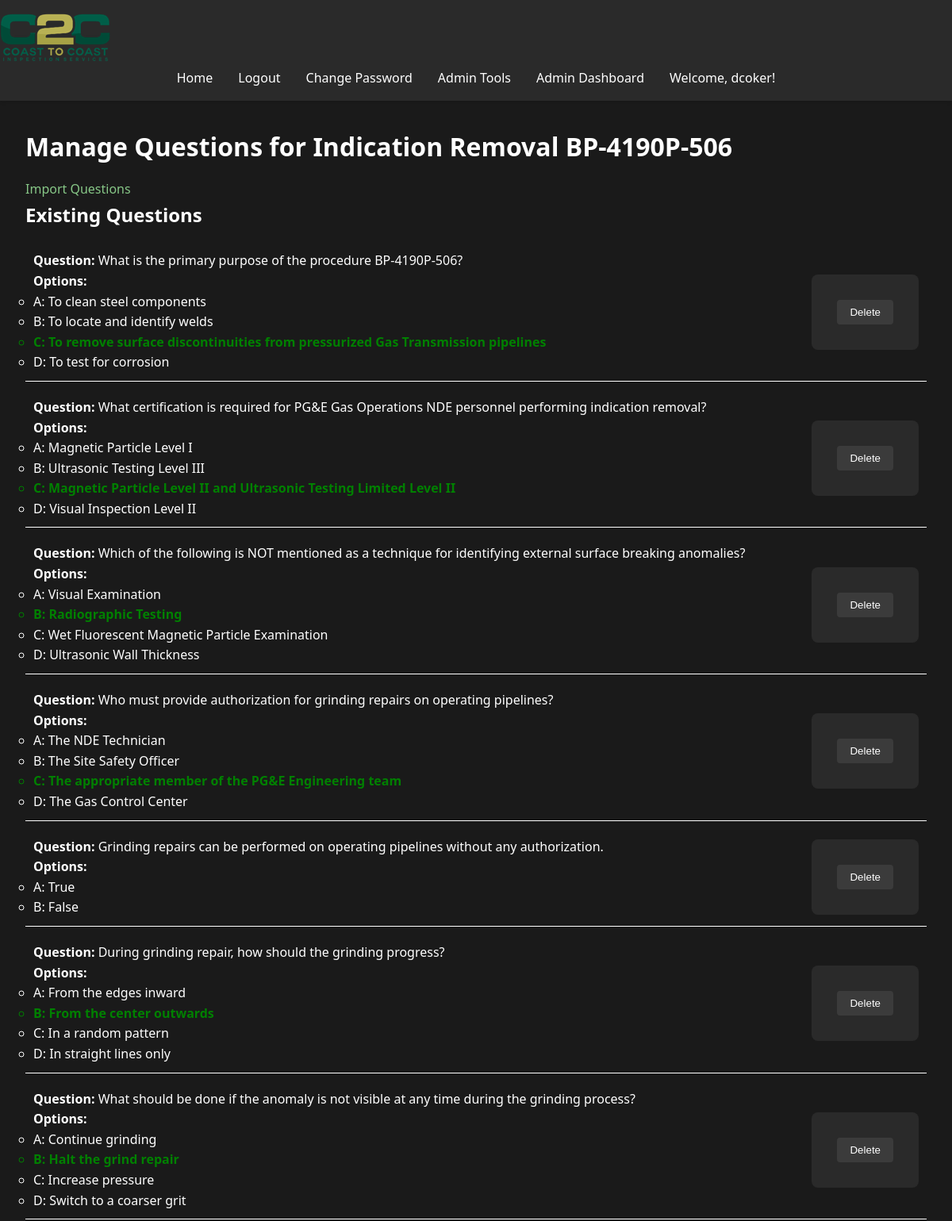
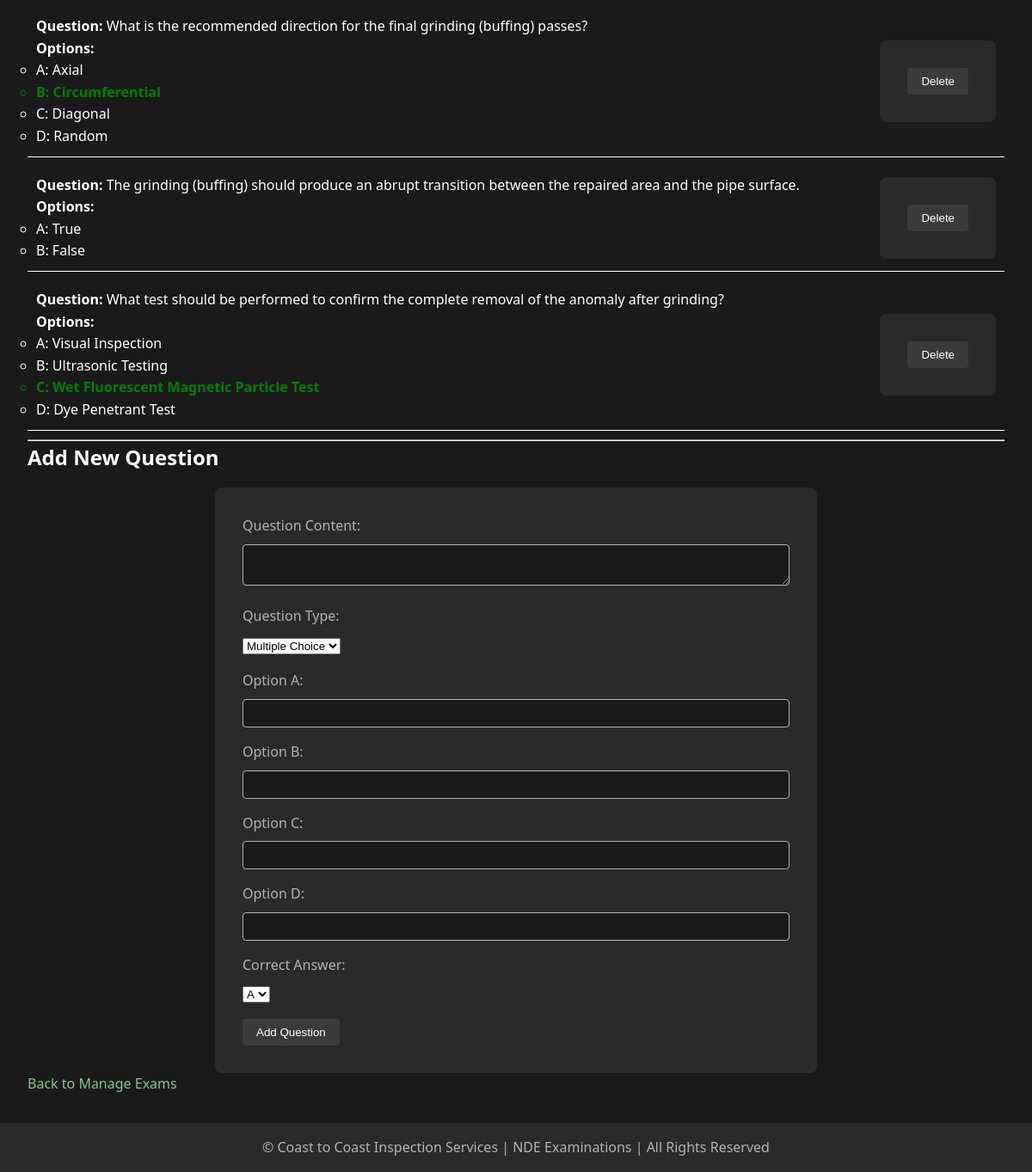
Screenshot of /admin/manage_questions/2 (signed in) with the database file from the repository (2 pictures, top to bottom).
### models.py (models this page shows, shortened)
class User(UserMixin, db.Model):
    id = db.Column(db.Integer, primary_key=True)
    username = db.Column(db.String(80), unique=True, nullable=False)
    password = db.Column(db.String(120), nullable=False)
    is_admin = db.Column(db.Boolean, default=False)
    exam_results = db.relationship('ExamResult', back_populates='user', lazy=True, cascade="all, delete-orphan")
    accesses = db.relationship('ExamAccess', back_populates='user', lazy=True, cascade="all, delete-orphan")
    access_requests = db.relationship('ExamAccessRequest', back_populates='user', lazy=True, cascade="all, delete-orphan")

class Exam(db.Model):
    __tablename__ = 'exam'
    id = db.Column(db.Integer, primary_key=True)
    title = db.Column(db.String(100), nullable=False)
    question_count = db.Column(db.Integer, nullable=False, default=10)
    exam_results = relationship('ExamResult', back_populates='exam', cascade='all, delete-orphan')
    questions = relationship('Question', back_populates='exam', cascade='all, delete-orphan')
    accesses = db.relationship('ExamAccess', back_populates='exam', lazy=True, cascade="all, delete-orphan")
    access_requests = db.relationship('ExamAccessRequest', back_populates='exam', lazy=True, cascade="all, delete-orphan")

class Question(db.Model):
    __tablename__ = 'question'
    id = db.Column(db.Integer, primary_key=True)
    content = db.Column(db.String(500), nullable=False)
    option_a = db.Column(db.String(200), nullable=False)
    option_b = db.Column(db.String(200), nullable=False)
    option_c = db.Column(db.String(200), nullable=True)
    option_d = db.Column(db.String(200), nullable=True)
    correct_answer = db.Column(db.String(1), nullable=False)
    exam_id = db.Column(db.Integer, db.ForeignKey('exam.id'), nullable=False)
    exam = db.relationship('Exam', back_populates='questions')
    missed_questions = db.relationship('MissedQuestion', back_populates='question', lazy=True)

### app.py (the view, shortened to what this page needs)
@app.route('/admin/manage_questions/<int:exam_id>', methods=['GET', 'POST'])
@login_required
def manage_questions(exam_id):
    if not current_user.is_admin:
        flash('You do not have permission to access this page.', 'error')
        return redirect(url_for('home'))
    exam = Exam.query.get_or_404(exam_id)
    questions = Question.query.filter_by(exam_id=exam.id).all()
    return render_template('manage_questions.html', exam=exam, questions=questions)

### app.py (called while the page is built)
@app.before_request
def reset_session_on_navigation():
    exam_endpoints = ['take_exam', 'submit_exam']
    current_endpoint = request.endpoint
    if current_endpoint is None:
        return

@app.context_processor
def utility_processor():
    def format_pacific_time(utc_dt):
        pacific_time = utc_to_pacific(utc_dt)
        return pacific_time.strftime('%Y-%m-%d %I:%M:%S %p %Z')
    return dict(format_pacific_time=format_pacific_time)

@login_manager.user_loader
def load_user(user_id):
    return User.query.get(int(user_id))

@app.before_request
def manage_exam_session():
    if 'start_new_exam' in request.args:
        session.pop('answers', None)
        session.pop('current_index', None)
        session.pop('start_time', None)
    elif 'exam_submitted' in session and request.endpoint != 'exam_results':
        session.pop('answers', None)
        session.pop('current_index', None)
        session.pop('start_time', None)
        session.pop('exam_submitted', None)

### templates/manage_questions.html (shortened to what this page needs)
{% extends "base.html" %}
{% block content %}
    <h1>Manage Questions for {{ exam.title }}</h1>
    <a href="{{ url_for('import_questions', exam_id=exam.id) }}" class="btn btn-secondary" style="margin-top: 20px;">Import Questions</a>
    <h2>Existing Questions</h2>
    {% if questions %}
        <ul style="list-style-type: none; padding: 0;">
            {% for question in questions %}
                <li style="margin-bottom: 10px; border-bottom: white solid 1px; padding: 10px; display: flex; justify-content: space-between;">
                    <div>
                        <p><strong>Question:</strong> {{ question.content }}</p>
                        <p><strong>Options:</strong></p>
                        <ul>
                            <li style="{% if question.correct_answer == 'A' %}color: green; font-weight: bold;{% endif %}">
                                A: {{ question.option_a }}
                            </li>
                            <li style="{% if question.correct_answer == 'B' %}color: green; font-weight: bold;{% endif %}">
                                B: {{ question.option_b }}
                            </li>
                            {% if question.option_c %}
                            <li style="{% if question.correct_answer == 'C' %}color: green; font-weight: bold;{% endif %}">
                                C: {{ question.option_c }}
                            </li>
                            {% endif %}
                            {% if question.option_d %}
                            <li style="{% if question.correct_answer == 'D' %}color: green; font-weight: bold;{% endif %}">
                                D: {{ question.option_d }}
                            </li>
                            {% endif %}
                        </ul>
                    </div>
                    <div style="display: flex; align-items: center;">
                        <form action="{{ url_for('delete_question', question_id=question.id) }}" method="POST" style="display:inline;">
                            <button type="submit" class="btn btn-danger btn-sm" onclick="return confirm('Are you sure you want to delete this question?');">Delete</button>
                        </form>
                    </div>
                </li>
            {% endfor %}
        </ul>
    {% else %}
        <p>No questions available for this Exam.</p>
    {% endif %}
    <hr>
    <h2>Add New Question</h2>
    <form method="POST">
        <div class="form-group">
            <label for="content">Question Content:</label>
            <textarea name="content" id="content" class="form-control" required></textarea>
        </div>
        <div class="form-group">
            <label for="question_type">Question Type:</label>
            <select name="question_type" id="question_type" class="form-control" required>
                <option value="multiple_choice">Multiple Choice</option>
            </select>
        </div>
        <div class="form-group">
            <label for="option_a">Option A:</label>
            <input type="text" name="option_a" id="option_a" class="form-control" required>
        </div>
        <div class="form-group">
            <label for="option_b">Option B:</label>
            <input type="text" name="option_b" id="option_b" class="form-control" required>
        </div>
        <div class="form-group multiple-choice-options">
            <label for="option_c">Option C:</label>
            <input type="text" name="option_c" id="option_c" class="form-control">
        </div>
        <div class="form-group multiple-choice-options">
            <label for="option_d">Option D:</label>
            <input type="text" name="option_d" id="option_d" class="form-control">
        </div>
        <div class="form-group">
            <label for="correct_answer">Correct Answer:</label>
            <select name="correct_answer" id="correct_answer" class="form-control" required>
                <option value="A">A</option>
            </select>
        </div>
        <button type="submit" class="btn btn-primary">Add Question</button>
    </form>
    <a href="{{ url_for('manage_exams') }}" class="btn btn-secondary" style="margin-top: 20px;">Back to Manage Exams</a>
{% endblock %}

### templates/base.html (shortened to what this page needs)
<!DOCTYPE html>
<html lang="en">
<head>
    <link rel="stylesheet" href="{{ url_for('static', filename='css/style.css') }}">
</head>
<body>
    <header>
        <nav class="navbar">
            <a class="navbar-brand" href="{{ url_for('home') }}">
                <img src="{{ url_for('static', filename='images/logo.png') }}" alt="Logo" class="logo">
            </a>
            <ul class="navbar-nav">
                <li><a href="{{ url_for('home') }}">Home</a></li>
                {% if current_user.is_authenticated %}
                    <li><a href="{{ url_for('logout') }}">Logout</a></li>
                    <li><a href="{{ url_for('change_password') }}">Change Password</a></li>
                    {% if current_user.is_admin %}
                        <li><a href="{{ url_for('admin.index') }}">Admin Tools</a></li>
                        <li><a href="{{ url_for('admin_dashboard') }}">Admin Dashboard</a></li>
                    {% endif %}
                    <li class="user-welcome">
                        <span>Welcome, {{ current_user.username }}!</span>
                    </li>
                {% else %}
                    <li><a href="{{ url_for('login') }}">Login</a></li>
                    <li><a href="{{ url_for('register') }}">Register</a></li>
                {% endif %}
            </ul>
        </nav>
    </header>
    <main>
        {% block content %}{% endblock %}
    </main>
    <footer>
        <p>&copy; Coast to Coast Inspection Services | NDE Examinations | All Rights Reserved</p>
    </footer>
</body>
</html>

### static/css/style.css (style rules this page uses)
:root { --bg-primary: #1a1a1a; --bg-secondary: #2a2a2a; --text-primary: #ffffff; --text-secondary: #b3b3b3; --accent-color: #87c787; --error-color: #cf6679; --success-color: #03dac6; }
* { box-sizing: border-box; margin: 0; padding: 0; }
body { font-family: 'Segoe UI', Tahoma, Geneva, Verdana, sans-serif; line-height: 1.6; color: var(--text-primary); background-color: var(--bg-primary); min-height: 100vh; display: flex; flex-direction: column; }
header { background-color: var(--bg-secondary); padding: 1rem 0; box-shadow: 0 2px 4px rgba(0,0,0,0.1); }
nav ul { display: flex; justify-content: center; align-items: center; height: 100%; list-style-type: none; margin: 0; padding: 0; }
nav ul li { margin: 0 1rem; }
nav ul li a { color: var(--text-primary); text-decoration: none; font-weight: 500; transition: color 0.3s ease; }
main { flex: 1; padding: 2rem; max-width: 1200px; margin: 0 auto; width: 100%; }
h1, h2, h3 { margin-bottom: 1rem; color: var(--text-primary); }
a { color: var(--accent-color); text-decoration: none; transition: color 0.3s ease; }
form { background-color: var(--bg-secondary); padding: 2rem; border-radius: 8px; max-width: 700px; margin: 0 auto; }
form div { margin-bottom: 1rem; }
label { display: block; margin-bottom: 0.5rem; color: var(--text-secondary); }
input[type="text"], input[type="password"], textarea { width: 100%; padding: 0.5rem; border: 1px solid var(--text-secondary); border-radius: 4px; background-color: var(--bg-primary); color: var(--text-primary); }
.btn-sm { max-height: 80px; }
button { background-color: rgb(59, 59, 59); color: var(--text-primary); padding: 0.5rem 1rem; border: none; border-radius: 4px; cursor: pointer; transition: background-color 0.3s ease; }
footer { text-align: center; padding: 1rem 0; background-color: var(--bg-secondary); color: var(--text-secondary); }

### rows the page displays
User: username "dcoker"
Exam: title "Indication Removal BP-4190P-506"
Question: content "What is the primary purpose of the procedure BP-4190P-506?", option_a "To clean steel components", option_b "To locate and identify welds", option_c "To remove surface discontinuities from pressurized Gas Transmission pipelines", option_d "To test for corrosion"
Question: content "What certification is required for PG&E Gas Operations NDE personnel performing indication removal?", option_a "Magnetic Particle Level I", option_b "Ultrasonic Testing Level III", option_c "Magnetic Particle Level II and Ultrasonic Testing Limited Level II", option_d "Visual Inspection Level II"
Question: content "Which of the following is NOT mentioned as a technique for identifying external surface breaking anomalies?", option_a "Visual Examination", option_b "Radiographic Testing", option_c "Wet Fluorescent Magnetic Particle Examination", option_d "Ultrasonic Wall Thickness"
Question: content "Who must provide authorization for grinding repairs on operating pipelines?", option_a "The NDE Technician", option_b "The Site Safety Officer", option_c "The appropriate member of the PG&E Engineering team", option_d "The Gas Control Center"
Question: content "Grinding repairs can be performed on operating pipelines without any authorization.", option_a "True", option_b "False"
Question: content "During grinding repair, how should the grinding progress?", option_a "From the edges inward", option_b "From the center outwards", option_c "In a random pattern", option_d "In straight lines only"
Question: content "What should be done if the anomaly is not visible at any time during the grinding process?", option_a "Continue grinding", option_b "Halt the grind repair", option_c "Increase pressure", option_d "Switch to a coarser grit"
Question: content "What is the recommended direction for the final grinding (buffing) passes?", option_a "Axial", option_b "Circumferential", option_c "Diagonal", option_d "Random"
Question: content "The grinding (buffing) should produce an abrupt transition between the repaired area and the pipe surface.", option_a "True", option_b "False"
Question: content "What test should be performed to confirm the complete removal of the anomaly after grinding?", option_a "Visual Inspection", option_b "Ultrasonic Testing", option_c "Wet Fluorescent Magnetic Particle Test", option_d "Dye Penetrant Test"
